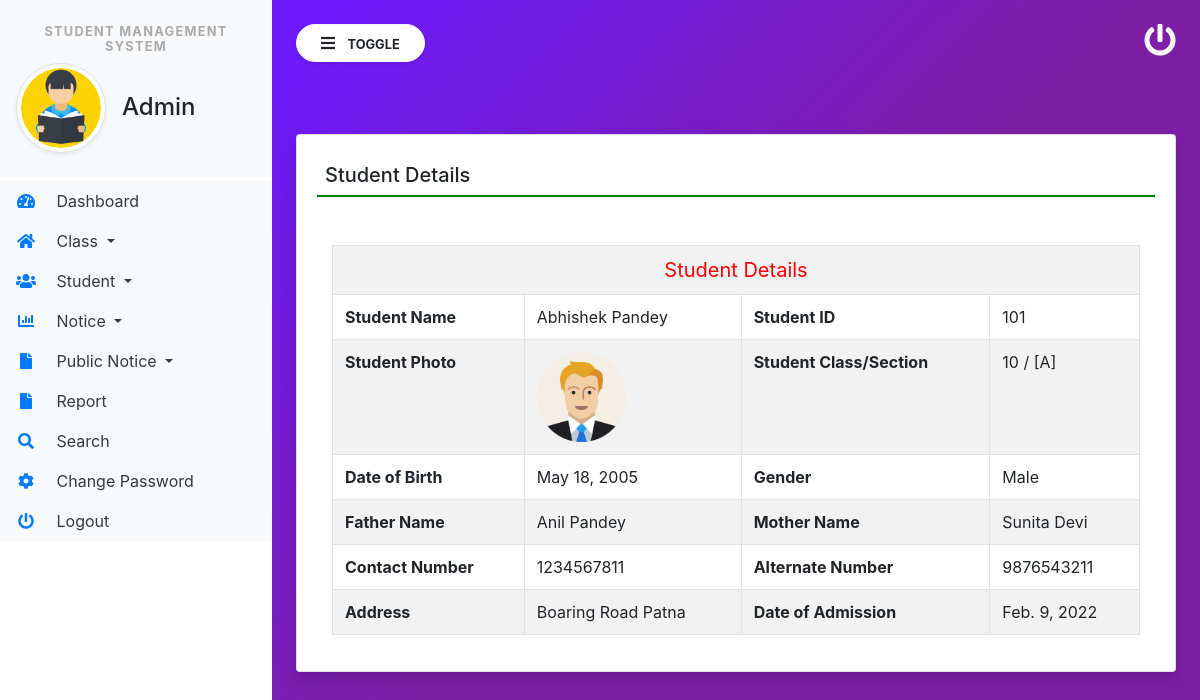
Page /viewStudentDetails/1 (signed in) on the committed database.
### studentmanage/models.py (models this page shows, shortened)
class Student(models.Model):
    user = models.ForeignKey(User, on_delete=models.CASCADE)
    classs = models.ForeignKey(Class, on_delete=models.CASCADE)
    Gender = models.CharField(max_length=50, null=True)
    DOB = models.DateField(null=True)
    StuID = models.IntegerField(null=True)
    FatherName = models.CharField(max_length=150, null=True)
    MotherName = models.CharField(max_length=150, null=True)
    ContactNumber = models.CharField(max_length=150, null=True)
    AltenateNumber = models.CharField(max_length=150, null=True)
    Address = models.CharField(max_length=150, null=True)
    UserName = models.CharField(max_length=150, null=True)
    Image = models.FileField(max_length=200, null=True)
    DateofAdmission = models.DateField(null=True)

class Class(models.Model):
    ClassName = models.CharField(max_length=150, null=True)
    Section = models.CharField(max_length=200, null=True)
    CreationDate = models.DateTimeField(auto_now_add=True)

### studentmanage/views.py (the view)
# urls.py: path('viewStudentDetails/<int:pid>', viewStudentDetails, name='viewStudentDetails'),
def viewStudentDetails(request, pid):
    if not request.user.is_authenticated:
        return redirect('admin_login')
    student = Student.objects.get(id=pid)
    return render(request, 'viewStudentDetails.html', locals())

### studentmanage/templates/viewStudentDetails.html
{% extends 'admin_base.html' %}
{% block main  %}
<div class="card shadow mt-5">
    <div class="card-body">
        <h5 class="p-2" style="border-bottom: 2px solid green;">Student Details</h5>
        <div class="container-fluid mt-3">
            <table border="1" class="table table-striped table-bordered first mt-5">
                <tr>
                    <td colspan="4"><center> <span style="font-size : 20px; color: red">Student Details </span></center></td>
                </tr>
                <tr>
                    <th>Student Name</th>
                    <td>{{student.user.first_name}}</td>
                    <th>Student ID</th>
                    <td>{{student.StuID}}</td>
                </tr>
                <tr>
                    <th>Student Photo</th>
                    <td><img src="{{student.Image.url}}" width="90" height="90"></td>
                    <th>Student Class/Section</th>
                    <td>{{student.classs.ClassName}} / [{{student.classs.Section}}]</td>
                </tr>
                <tr>
                    <th>Date of Birth</th>
                    <td>{{student.DOB}}</td>
                    <th>Gender</th>
                    <td>{{student.Gender}}</td>
                </tr>
                <tr>
                    <th>Father Name</th>
                    <td>{{student.FatherName}}</td>
                    <th>Mother Name</th>
                    <td>{{student.MotherName}}</td>
                </tr>
                <tr>
                    <th>Contact Number</th>
                    <td>{{student.ContactNumber}}</td>
                    <th>Alternate Number</th>
                    <td>{{student.AltenateNumber}}</td>
                </tr>
                <tr>
                    <th>Address</th>
                    <td>{{student.Address}}</td>
                    <th>Date of Admission</th>
                    <td>{{student.DateofAdmission}}</td>
                </tr>
            </table>
        </div>
    </div>
</div>
{% endblock %}

### studentmanage/static/css/sidebar.css (style rules this page uses)
body { background-image : linear-gradient(135.9deg,rgba(109,25,252,1) 16.4%,rgba(125,31,165,1) 56.1%); min-height:100vh; }

### rows in the picture
Student: user.first_name "Abhishek Pandey", StuID "101", Image (picture), classs.ClassName "10", classs.Section "A", DOB "May 18, 2005", Gender "Male", FatherName "Anil Pandey", MotherName "Sunita Devi", ContactNumber "1234567811", AltenateNumber "9876543211", Address "Boaring Road Patna", DateofAdmission "Feb. 9, 2022"
